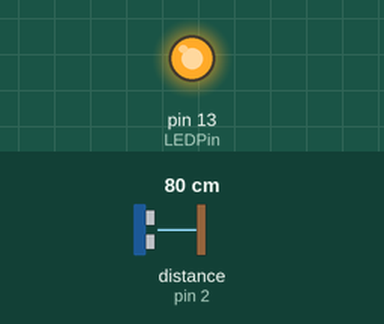
This sketch was run on a simulated Arduino Uno, built with avr-gcc and run on an emulated ATmega328P. Parts: output pins drawn as LEDs (lit = HIGH). Wiring (inferred from the names in the program): ultrasonic range finder: trigger pin 3; echo pin 2. The test bench sets the inputs (shaded band); at power-on: distance to the obstacle (sensor on pin 2) 80 cm. The echo pulse lasts 58.3 µs per cm; pins used as bus, display or sensor lines are not drawn; what the sketch prints to the serial monitor is not drawn.

Above: at 1.2 s.
1.3 s: distance to the obstacle (sensor on pin 2) set to 38 cm
2.8 s: distance to the obstacle (sensor on pin 2) set to 33 cm
Timing chart, 0 to 5.8 s (numbered marks = the images above; inputs shaded):
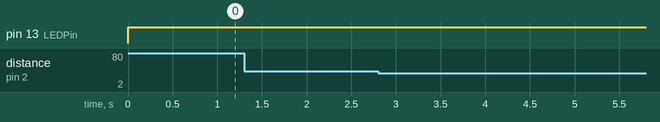

Measured:
- after the input at 1.3 s, every drawn part: stays the same

The sketch:

SCG2016_oct.ino
```cpp
#define echoPin 2 // Echo Pin
#define trigPin 3 // Trigger Pin
#define LEDPin 13 // Onboard LED

int maximumRange = 35; // Maximum range needed
int minimumRange = 0; // Minimum range needed
int one;

bool isLED;
void setup() {
  Serial.begin (9600);
  pinMode(trigPin, OUTPUT);
  pinMode(echoPin, INPUT);
  pinMode(LEDPin, OUTPUT); // Use LED indicator (if required)
}

int AUTOSAVEsensor(int xtrigPin, int xechoPin) {
  digitalWrite(xtrigPin, LOW);
  delayMicroseconds(2);
  digitalWrite(xtrigPin, HIGH);
  delayMicroseconds(10);
  digitalWrite(xtrigPin, LOW);
  int xduration = pulseIn(xechoPin, HIGH);
  int xdistance = xduration / 58.2;
  if (xdistance >= maximumRange || xdistance <= minimumRange) {
    xdistance = 0;
  }
  return xdistance;
}

void loop() {

  isLED = false;

  one = AUTOSAVEsensor(trigPin, echoPin);

  if (one != 0) {
    Serial.println(one, DEC);
    digitalWrite(LEDPin, LOW);
  }
  digitalWrite(LEDPin, HIGH);
  //Delay 100ms before next reading.
  delay(10);
}
```
